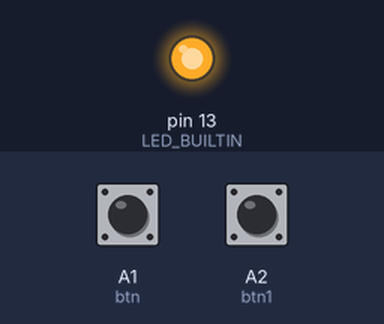
Simulated run of this program. Board: Arduino Uno, built with avr-gcc and run on an emulated ATmega328P. On the bench: output pins drawn as LEDs (lit = HIGH). The test bench sets the inputs (shaded band); at power-on: A1 (btn) HIGH, A2 (btn1) HIGH.

Above: at 1.2 s.
1.3 s: A1 (btn) pulled LOW for 0.15 s
At 3.2 s:
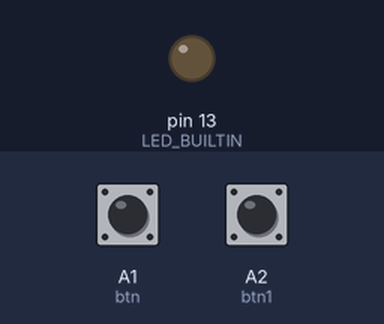
4.4 s: A2 (btn1) pulled LOW for 0.15 s
At 4.8 s:
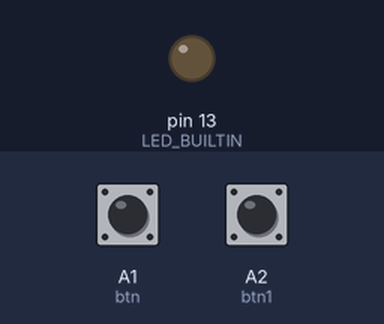
Timing chart, 0 to 7.4 s (numbered marks = the images above; inputs shaded):
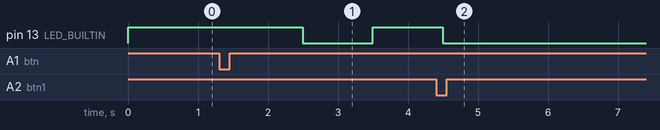

Measured:
- after the input at 1.3 s, pin 13 (LED_BUILTIN): HIGH → LOW after 1.2 s, → HIGH 1.0 s later
- after the input at 4.4 s, pin 13 (LED_BUILTIN): goes on until 4.5 s, then stays LOW

The program:

main.cpp
```cpp
#include <Arduino.h>
#include "SimpleTimer/Timer.h"
#include "OneButton.h"

Timer t;
OneButton btn(A1);
OneButton btn1(A2);

byte ledValue;

void blink()
{
  ledValue = !ledValue;
  digitalWrite(LED_BUILTIN, ledValue);
}

void start()
{
  t.start();
}

void pause()
{
  t.pause();
}

void stop()
{
  t.stop();
}

void setup() {
  ledValue = HIGH;

  Serial.begin(9600);

  pinMode(LED_BUILTIN, OUTPUT);
  digitalWrite(LED_BUILTIN, ledValue);

  btn.attachClick(start);
  btn1.attachClick(pause);
  btn1.attachDoubleClick(stop);

  t.init(1000, blink);
}

void loop() {
  t.update();
  btn.tick();
  btn1.tick();
}
```

Timer.h
```cpp
#ifndef Event_h
#define Event_h

#include <inttypes.h>

#define FOREVER -1

enum TimerStates
{
    Run = 0,
    Pause = 1,
    Stop = 2
};

class Timer
{
public:
    Timer(void)
    {
        state = Stop;
        wasPaused = false;
    }

    // Инициализация конечного таймера
    void init(unsigned long period, void (*callback)(), int repeatCount = FOREVER)
    {
        state = Stop;
        this->period = period;
        this->pauseInterval = period;
        this->callback = callback;
        this->repeatCount = repeatCount;
    }

    // Обновление таймера, вызывать в `loop`
    void update(void)
    {
        unsigned long now = millis();
        if (state == Run && now - lastMillis >= pauseInterval)
        {
            if (wasPaused)
            {
                pauseInterval = period;
                wasPaused = false;
            }

            (*callback)();
            lastMillis = now;
            currentCount++;

            if (repeatCount > FOREVER && currentCount >= repeatCount)
            {
                state = Stop;
            }
        }
    }

    // Запуск/возобновление таймера
    void start(void)
    {
        state = Run;
        lastMillis = millis();
    }

    // Постановка таймера на паузу
    void pause(void)
    {
        if (state == Run)
        {
            state = Pause;
            pauseInterval = period - (millis() - lastMillis);
            wasPaused = true;
        }
    }

    // Полная остановка таймера
    void stop(void)
    {
        state = Stop;
        currentCount = 0;
        pauseInterval = period;
        wasPaused = false;
    }

private:
    // Текущее состояние таймера
    TimerStates state;

    // Время последнего тика таймера
    unsigned long lastMillis;

    // Был ли таймер поставлен на паузу
    bool wasPaused;

    // Остаток времени до следующего тика таймера после остановки
    unsigned long pauseInterval;

    // Время до следующего тика таймера
    unsigned long period;

    // Количество всех тиков
    int repeatCount;

    // Текущее количество тиков (обнуляется при старте таймера)
    int currentCount;

    // Подписанная на тик таймера процедура
    void (*callback)(void);
};
#endif
```
